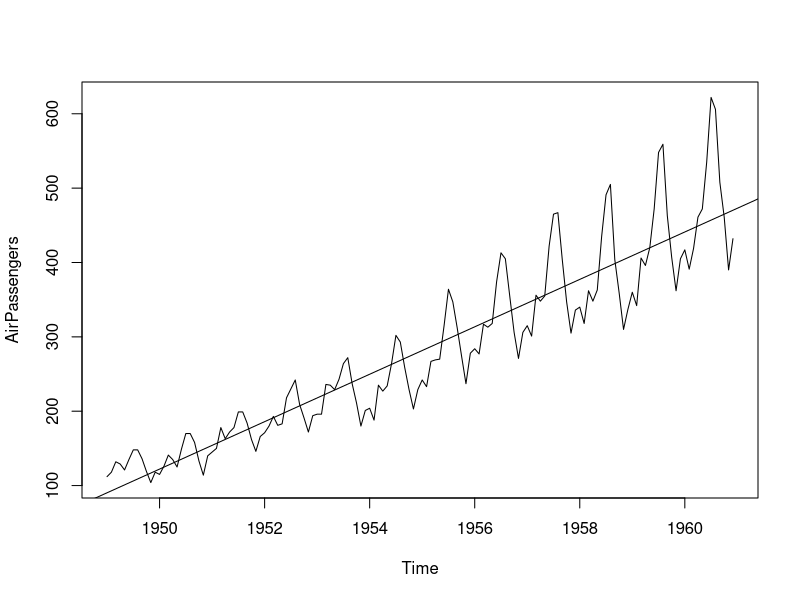
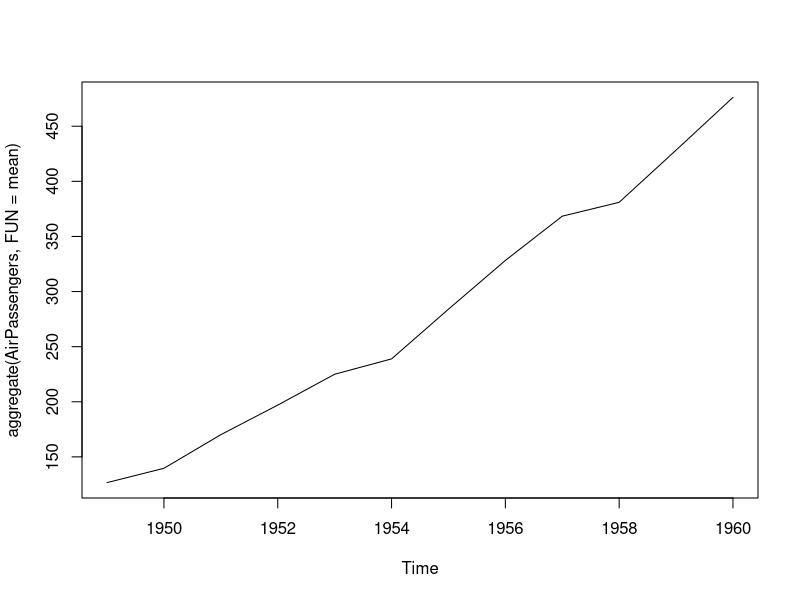
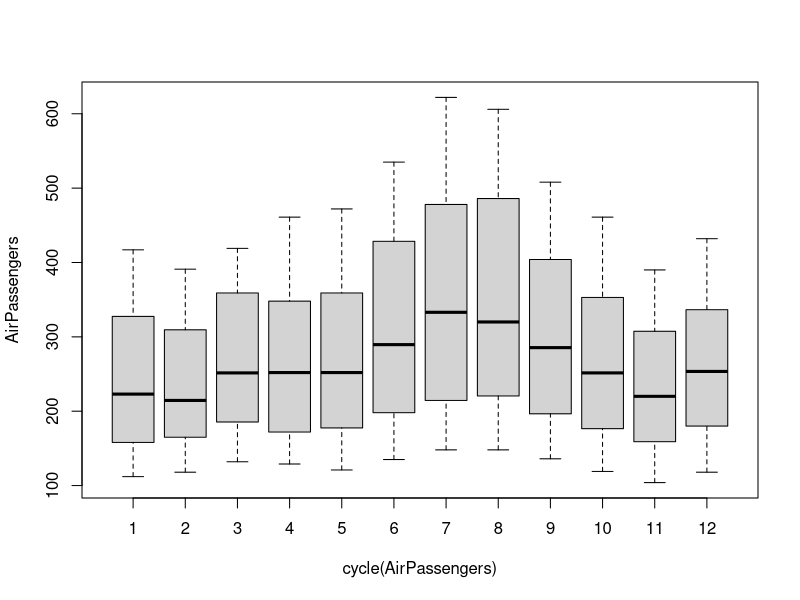
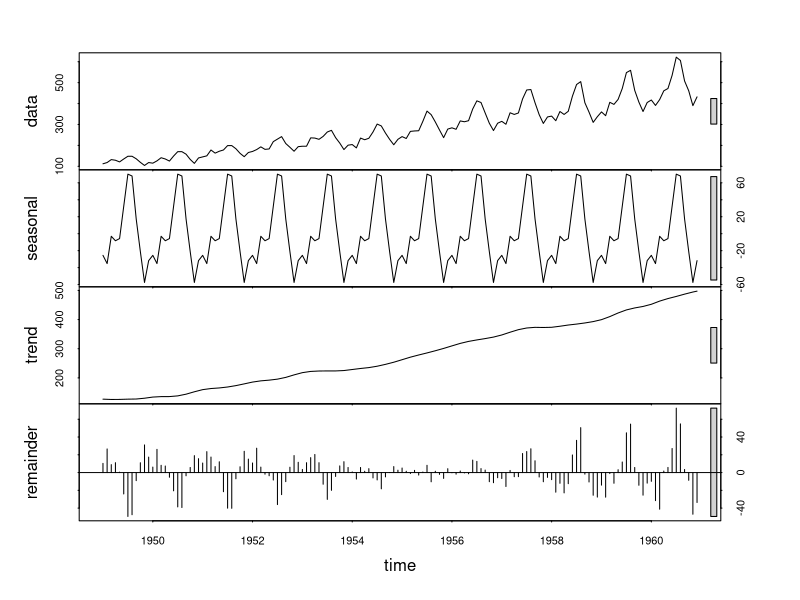
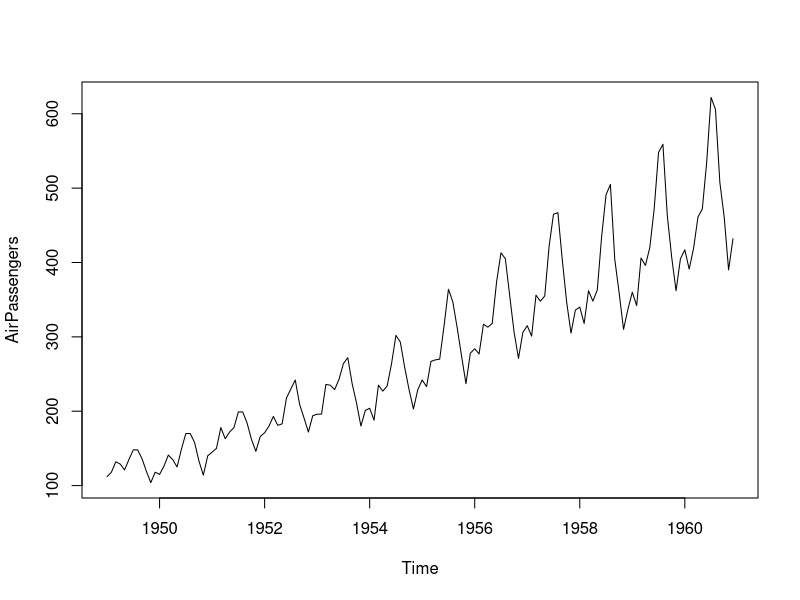
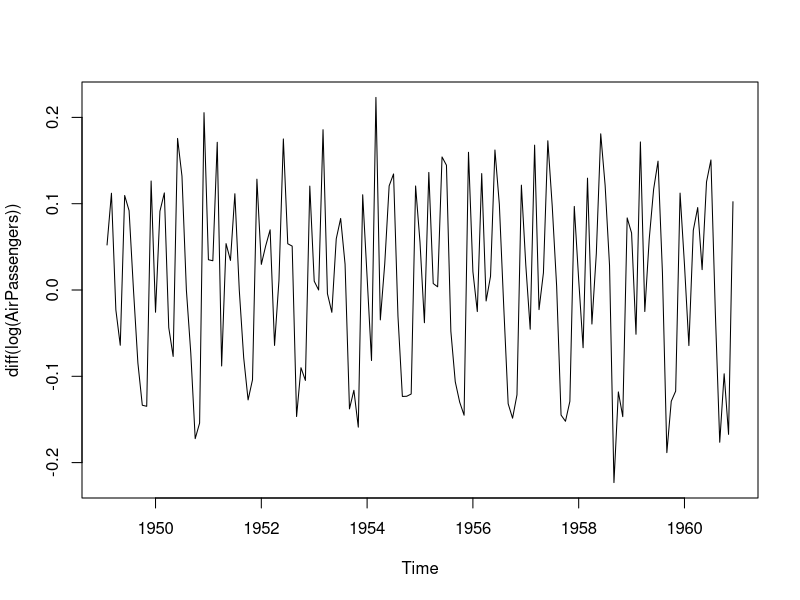
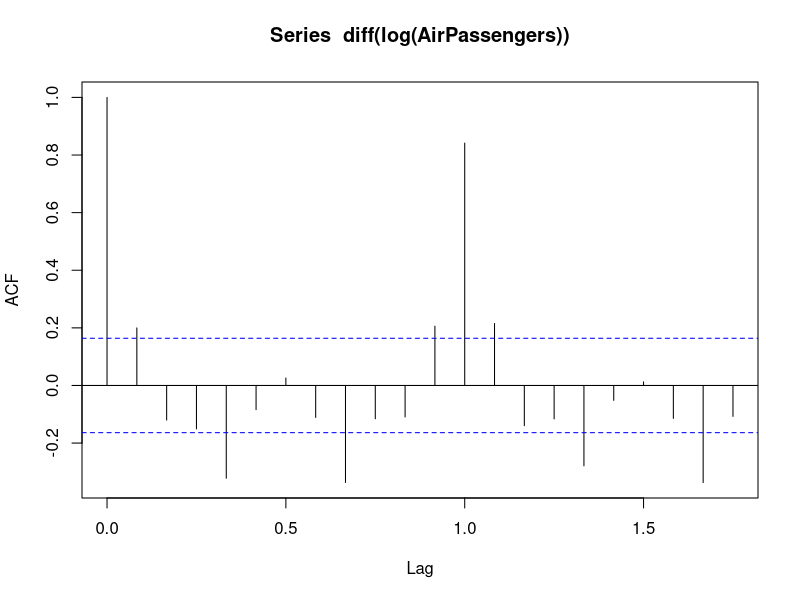
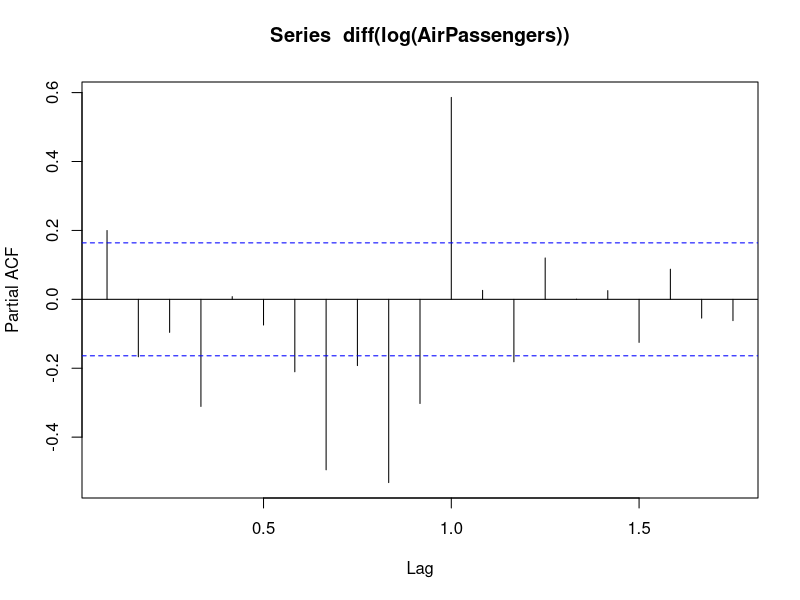

These figures' R source, in order:
install.packages("forecast")
install.packages("tseries")
library(forecast)
library(tseries)


#load dataset
data("AirPassengers")
class(AirPassengers) #ts = timeseries

#start of time series
start(AirPassengers)

#end of time series
end(AirPassengers)

#frequency
frequency(AirPassengers)

plot(AirPassengers)

#fit linear regression
lin.reg <- lm(AirPassengers~time(AirPassengers))
abline(reg=lin.reg)

#cycle across years
cycle(AirPassengers)

#plot YoY trend
plot(aggregate(AirPassengers,FUN=mean))

#boxplot across months
boxplot(AirPassengers~cycle(AirPassengers))

#visualize decomposed model
decomp <- stl(AirPassengers, s.window = "periodic")
plot(decomp)

#remove unequal variance by log, remove trend by taking difference
plot(AirPassengers)
plot(diff(log(AirPassengers)))
adf.test(diff(log(AirPassengers)), k=0)

#MA, q=2
acf(diff(log(AirPassengers)))

#AR, p=1
pacf(diff(log(AirPassengers)))

#fitting arima
fit <- arima(log(AirPassengers), c(1,1,2),seasonal = list(order=c(1,1,2), period=12))
summary(fit)
pred <- predict(fit, n.ahead = 10*12)
ts.plot(AirPassengers,2.718282^pred$pred, log="y", lty = c(1,3))

#cara gampang
fit.auto <- auto.arima(log(AirPassengers))
pred.auto <- predict(fit.auto, n.ahead = 10*12)
ts.plot(AirPassengers, 2.718282^pred.auto$pred, log="y", lty = c(1,3))

#ubah plot jadi ggplot
library(ggplot2)
df <- data.frame(Year = time(AirPassengers),
                 Month = c(cycle(AirPassengers)),
                 Value = c(AirPassengers))

cols <- c("LINE1"="ARIMA (1, 1, 2)","LINE2"="AUTO ARIMA")
ggplot() + geom_line(aes(x=time(AirPassengers), y=AirPassengers)) +
  geom_line(aes(x=time(pred$pred), y=2.718282^pred$pred, col="ARIMA(1,1,2)")) +
  geom_line(aes(x=time(pred.auto$pred), y=2.718282^pred.auto$pred, col="AUTO ARIMA")) +
  scale_x_continuous(breaks = round(seq(1949, 1970, by = 5),1))

autoplot(forecast(fit)) + geom_forecast()
autoplot(forecast(fit.auto)) + geom_forecast()
summary(fit)
summary(fit.auto)

?arima
